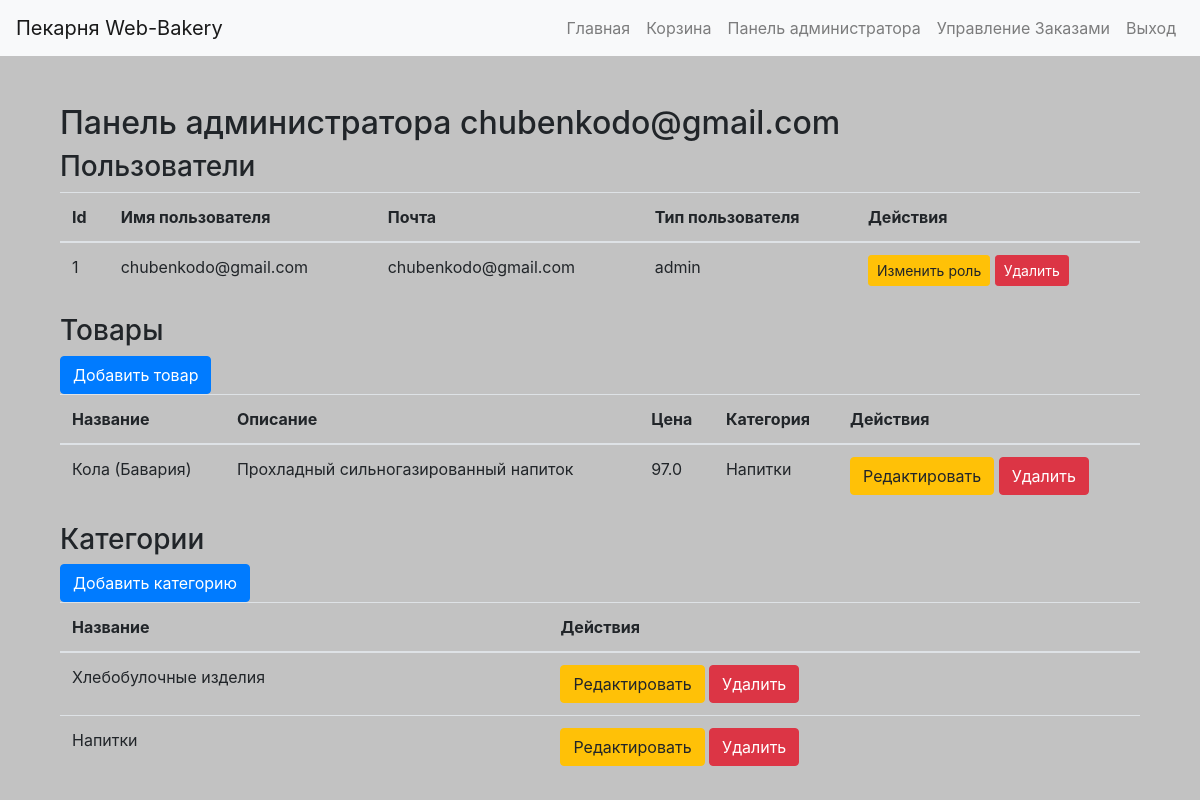
The page /admin (signed in) on the database its author committed.
### app/models.py (models this page shows, shortened)
class User(db.Model, UserMixin):
    id = db.Column(db.Integer, primary_key=True)
    username = db.Column(db.String(80), unique=True, nullable=False)
    email = db.Column(db.String(120), unique=True, nullable=False)
    password = db.Column(db.String(200), nullable=False)
    role = db.Column(db.String(20), default='customer')  # customer, moderator, admin
    created_at = db.Column(db.DateTime, default=datetime.now)

class Product(db.Model):
    id = db.Column(db.Integer, primary_key=True)
    name = db.Column(db.String(100), nullable=False)
    description = db.Column(db.Text, nullable=True)
    price = db.Column(db.Float, nullable=False)
    category_id = db.Column(db.Integer, db.ForeignKey('category.id'), nullable=False)
    image_path = db.Column(db.String(200), nullable=True)  # Новое поле для изображения
    created_at = db.Column(db.DateTime, default=datetime.now)

class Category(db.Model):
    id = db.Column(db.Integer, primary_key=True)
    name = db.Column(db.String(80), unique=True, nullable=False)
    created_at = db.Column(db.DateTime, default=datetime.now)
    products = db.relationship('Product', backref='category', lazy=True)

### app/routes.py (the view)
    def wrapper(*args, **kwargs):
        if not current_user.is_authenticated or current_user.role != 'admin':
            abort(403)
        return func(*args, **kwargs)

### app/__init__.py (called while the page is built)
def create_app():
    app = Flask(__name__)
    app.config['SECRET_KEY'] = 'supedawrseddacreweqtkey'
    app.config['SQLALCHEMY_DATABASE_URI'] = 'sqlite:///bakery.db'
    app.config['SQLALCHEMY_TRACK_MODIFICATIONS'] = False
    db.init_app(app)
    migrate.init_app(app, db)
    login_manager.init_app(app)
    login_manager.login_view = 'main.login'
    login_manager.login_message = "Пожалуйста, войдите, чтобы получить доступ к этой странице."
    login_manager.login_message_category = "warning"
    from .models import User, Product, Category
    @login_manager.user_loader
    def load_user(user_id):
        return User.query.get(int(user_id))
    from . import routes
    app.register_blueprint(routes.bp)
    return app

### app/routes.py (called while the page is built)
def admin_required(func):
    def wrapper(*args, **kwargs):
        if not current_user.is_authenticated or current_user.role != 'admin':
            abort(403)
        return func(*args, **kwargs)
    wrapper.__name__ = func.__name__
    return wrapper

@bp.route('/admin')
@login_required
@admin_required
def admin_panel():
    users = User.query.all()
    products = Product.query.all()
    categories = Category.query.all()
    return render_template('admin_panel.html', users=users, products=products, categories=categories, admin=current_user.username)

### app/templates/admin_panel.html
{% extends 'base.html' %}
{% block content %}
<div class="container">
    <h2 class="mt-5">Панель администратора {{ admin }}</h2>
    <h3>Пользователи</h3>
    <table class="table">
        <thead>
            <tr>
                <th class="hidden-mobile">Id</th>
                <th class="hidden-mobile">Имя пользователя</th>
                <th>Почта</th>
                <th>Тип пользователя</th>
                <th>Действия</th>
            </tr>
        </thead>
        {% for user in users %}
        <tr>
            <td class="hidden-mobile">{{ user.id }}</td>
            <td class="hidden-mobile">{{ user.username }}</td>
            <td>{{ user.email }}</td>
            <td>{{ user.role }}</td>
            <td>
                <form method="POST" action="{{ url_for('main.delete_user', user_id=user.id) }}" style="display:inline;">
                    <a href="{{ url_for('main.change_role', user_id=user.id) }}" class="btn btn-warning btn-sm">Изменить
                        роль</a>
                    <button type="submit" class="btn btn-danger btn-sm">Удалить</button>
                </form>
            </td>
        </tr>
        {% endfor %}
    </table>
    <h3>Товары</h3>
    <a href="{{ url_for('main.create_product') }}" class="btn btn-primary">Добавить товар</a>
    <table class="table">
        <thead>
            <tr>
                <th>Название</th>
                <th class="hidden-mobile">Описание</th>
                <th>Цена</th>
                <th class="hidden-mobile">Категория</th>
                <th>Действия</th>
            </tr>
        </thead>
        <tbody> {% for product in products %} <tr>
                <td>{{ product.name }}</td>
                <td class="hidden-mobile">{{ product.description }}</td>
                <td>{{ product.price }}</td>
                <td class="hidden-mobile">{{ product.category.name }}</td>
                <td> <a href="{{ url_for('main.edit_product', product_id=product.id) }}"
                        class="btn btn-warning">Редактировать</a>
                    <form action="{{ url_for('main.delete_product', product_id=product.id) }}" method="POST"
                        style="display:inline;"> <button type="submit" class="btn btn-danger">Удалить</button>
                    </form>
                </td>
            </tr> {% endfor %} </tbody>
    </table>
    <h3>Категории</h3> <a href="{{ url_for('main.create_category') }}" class="btn btn-primary">Добавить
        категорию</a>
    <table class="table">
        <thead>
            <tr>
                <th>Название</th>
                <th>Действия</th>
            </tr>
        </thead>
        <tbody> {% for category in categories %} <tr>
                <td>{{ category.name }}</td>
                <td> <a href="{{ url_for('main.edit_category', category_id=category.id) }}"
                        class="btn btn-warning">Редактировать</a>
                    <form action="{{ url_for('main.delete_category', category_id=category.id) }}" method="POST"
                        style="display:inline;"> <button type="submit" class="btn btn-danger">Удалить</button>
                    </form>
                </td>
            </tr> {% endfor %} </tbody>
    </table>
</div>
{% endblock %}

### app/static/style.css (style rules this page uses)
.container { z-index: 1; background-size: cover; }
.container:before { z-index: -1; position: absolute; opacity: 0.4; }
body { background-color: #c2c2c2; }

### rows shown on the page
User: username "chubenkodo@gmail.com", id "1", email "chubenkodo@gmail.com", role "admin"
Product: name "Кола (Бавария)", description "Прохладный сильногазированный напиток", price "97.0", category.name "Напитки"
Category: name "Хлебобулочные изделия"
Category: name "Напитки"
